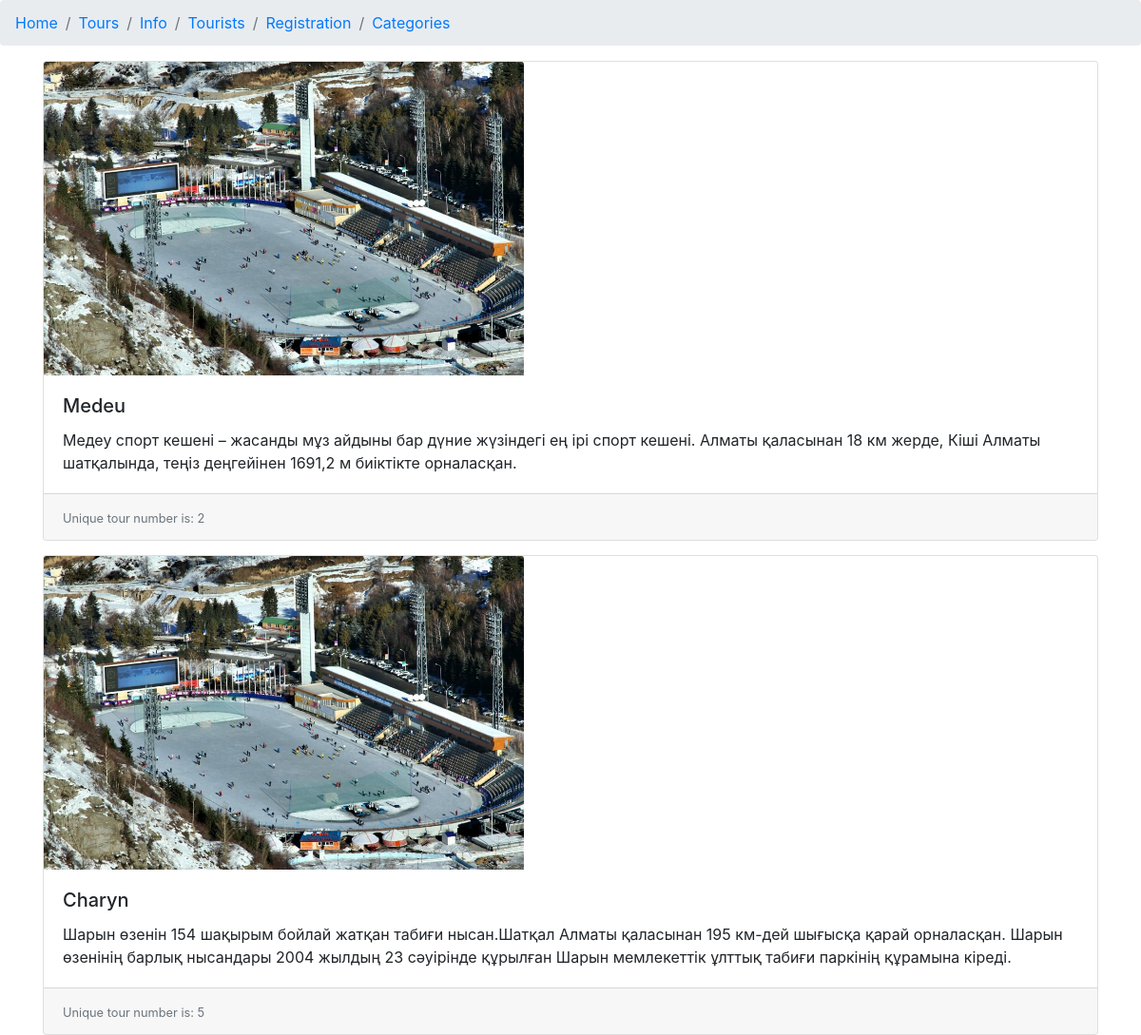
The page /tours/ on the database its author committed.
### kaz/models.py (models this page shows, shortened)
class Tour(models.Model):
    tour_name = models.CharField(max_length=5000)
    tour_inf = models.CharField(max_length=5000)
    tour_id = models.IntegerField()

### kaz/views.py (the view)
# urls.py: path('tours/', views.tours, name='tours'),
def tours(request):
    tours = Tour.objects.all()
    return render(request, 'kaz/tours.html', {'name': 'Tours', 'tours': tours})

### kaz/templates/kaz/tours.html (shortened to what this page needs)
{% extends 'kaz/main.html' %}
{% block content %}
    {% if tours %}
      {% for x in tours %}
        <div class="card-deck">
  <div class="card">
    {% load static %} <img src="{% static 'kaz/images/medeo.jpeg' %}" class="card-img-top" alt="" style="width:505px; height:330px;" >
    <div class="card-body">
      <h5 class="card-title">{{ x.tour_name }}</h5>
      <p class="card-text">{{ x.tour_inf }}</p>
    </div>
    <div class="card-footer">
      <small class="text-muted">Unique tour number is: {{ x.tour_id }}</small>
    </div>
  </div>
        </div>
      {% endfor %}
      {% else %}
        <p> We don't have any information! </p>
    {% endif %}
{% endblock %}

### kaz/templates/kaz/main.html (shortened to what this page needs)
{% load static %}
<!DOCTYPE html>
<html lang="en">
<head>
    <link rel="stylesheet" href="https://cdn.jsdelivr.net/npm/bootstrap@4.0.0/dist/css/bootstrap.min.css">
    <link type="text/css" href="{% static 'kaz/css/styles.css' %}" rel="stylesheet"/>
</head>
<body>
<nav class="shapka" aria-label="breadcrumb">
  <ol class="breadcrumb">
    <li class="breadcrumb-item"><a href="{% url 'kaz:home' %}">Home</a></li>
    <li class="breadcrumb-item"><a href="{% url 'kaz:tours' %}">Tours</a></li>
      <li class="breadcrumb-item"><a href="{% url 'kaz:info' %}">Info</a></li>
      <li class="breadcrumb-item"><a href="{% url 'kaz:tourists' %}">Tourists</a></li>
      <li class="breadcrumb-item"><a href="{% url 'kaz:registration' %}">Registration</a></li>
      <li class="breadcrumb-item"><a href="{% url 'kaz:cat' %}">Categories</a></li>
  </ol>
</nav>
<div class="container">
        {% block content %}{% endblock %}
</div>
</body>
</html>

### kaz/static/kaz/css/styles.css (style rules this page uses)
.card-deck { display:flex; margin-top:15px; }

### rows shown on the page
Tour: tour_name "Medeu", tour_inf "Медеу спорт кешені – жасанды мұз айдыны бар дүние жүзіндегі ең ірі спорт кешені. Алматы қаласынан 18 км жерде, Кіші Алматы шатқалында, теңіз деңгейінен 1691,2 м биіктікте орналасқан.", tour_id "2"
Tour: tour_name "Charyn", tour_inf "Шарын өзенін 154 шақырым бойлай жатқан табиғи нысан.Шатқал Алматы қаласынан 195 км-дей шығысқа қарай орналасқан. Шарын өзенінің барлық нысандары 2004 жылдың 23 cәуірінде құрылған Шарын мемлекеттік ұлттық табиғи паркінің құрамына кіреді.", tour_id "5"
